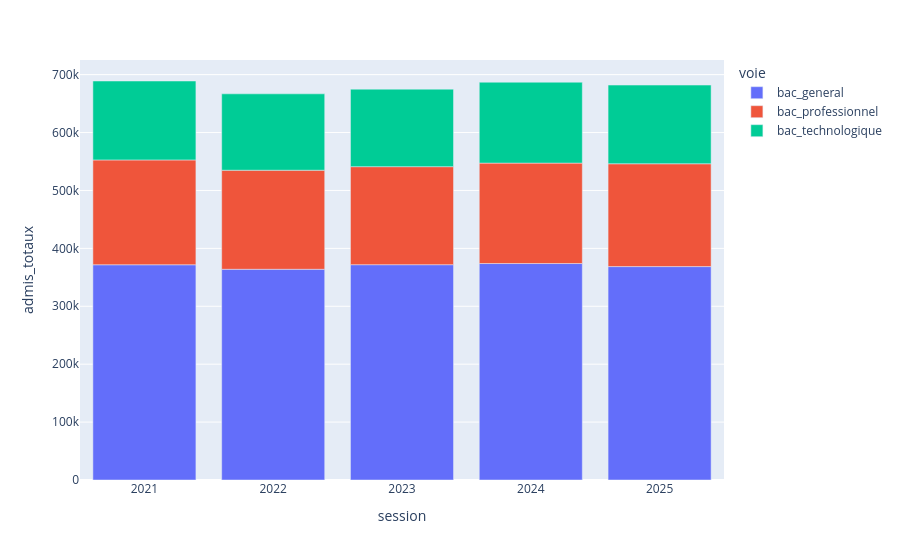

Here is the notebook cell this chart was saved with:
### Markdown cell above
### Total d'admis par année en fonction des différentes voies

### Code cell
group_annee = df.groupby(['session','voie'])[['admis_totaux']].sum().reset_index()

admis_par_voie = px.bar(group_annee, x='session', y='admis_totaux', color='voie')
admis_par_voie.show()

### Figure 1 — Plotly figure (JSON) as saved in the notebook; plotly's stock layout.template omitted (floating-point values rounded to 4 significant figures)
{"data": [{"hovertemplate": "voie=bac_general<br>session=%{x}<br>admis_totaux=%{y}<extra></extra>", "legendgroup": "bac_general", "marker": {"color": "#636efa", "pattern": {"shape": ""}}, "name": "bac_general", "orientation": "v", "showlegend": true, "textposition": "auto", "type": "bar", "x": [2021, 2022, 2023, 2024, 2025], "xaxis": "x", "y": [371705, 363893, 371830, 373840, 368532], "yaxis": "y"}, {"hovertemplate": "voie=bac_professionnel<br>session=%{x}<br>admis_totaux=%{y}<extra></extra>", "legendgroup": "bac_professionnel", "marker": {"color": "#EF553B", "pattern": {"shape": ""}}, "name": "bac_professionnel", "orientation": "v", "showlegend": true, "textposition": "auto", "type": "bar", "x": [2021, 2022, 2023, 2024, 2025], "xaxis": "x", "y": [181020, 171050, 169246, 173402, 177607], "yaxis": "y"}, {"hovertemplate": "voie=bac_technologique<br>session=%{x}<br>admis_totaux=%{y}<extra></extra>", "legendgroup": "bac_technologique", "marker": {"color": "#00cc96", "pattern": {"shape": ""}}, "name": "bac_technologique", "orientation": "v", "showlegend": true, "textposition": "auto", "type": "bar", "x": [2021, 2022, 2023, 2024, 2025], "xaxis": "x", "y": [136296, 131897, 133865, 139710, 135862], "yaxis": "y"}], "layout": {"barmode": "relative", "legend": {"title": {"text": "voie"}, "tracegroupgap": 0}, "margin": {"t": 60}, "xaxis": {"anchor": "y", "domain": [0, 1], "title": {"text": "session"}}, "yaxis": {"anchor": "x", "domain": [0, 1], "title": {"text": "admis_totaux"}}}}
